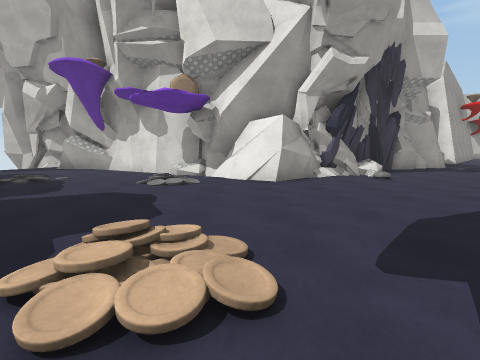
View 1 (above)

24 first-person views from a walk through a Unity game level. The camera is 1.5 m above the floor, tilts 6° down and sees 85° across. Doors are open. The floor is counted in squares, 2 m on a side. Each view is taken from the middle of a square. On the plan, view 1 faces up. The plan holds only what a view shows up to about 9 squares ahead; the rest is blank. The place goes on beyond the plan. The player is left out. Some surface patterns are stand-ins.

View 2
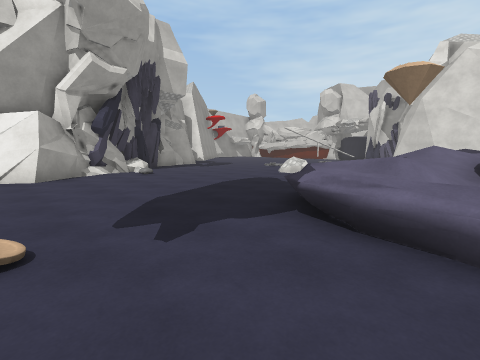

View 3
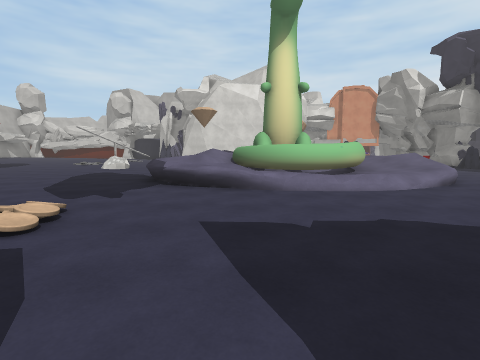

View 4
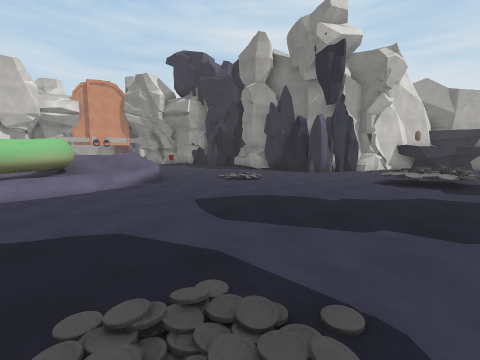

View 5
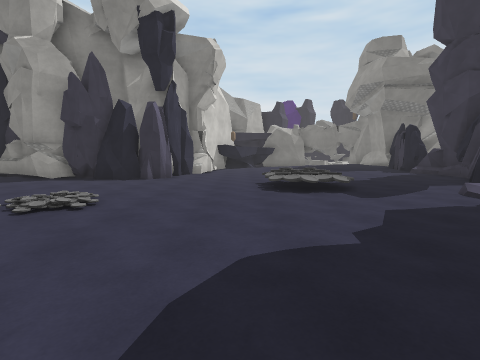

View 6
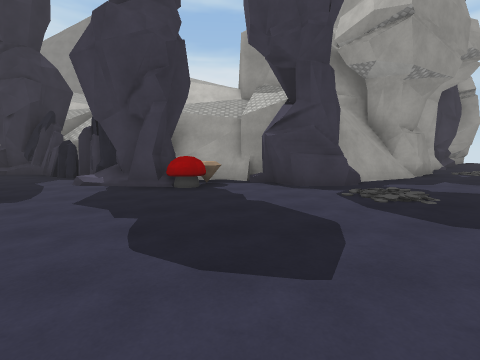

View 7
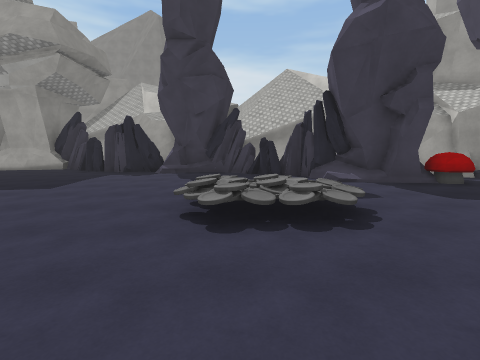

View 8
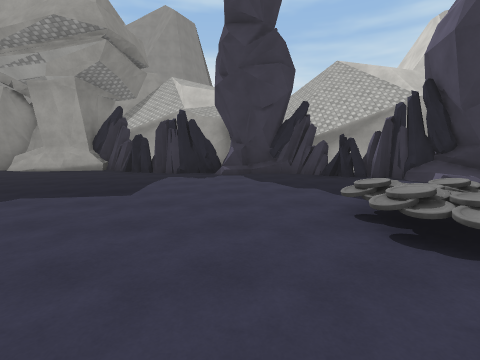

View 9
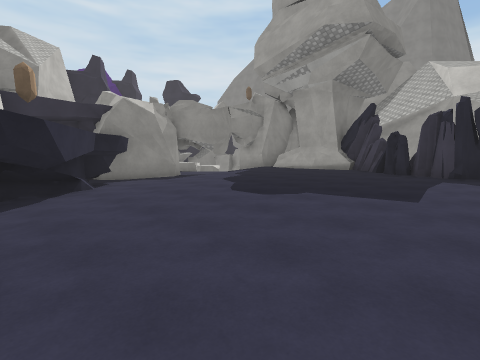

View 10
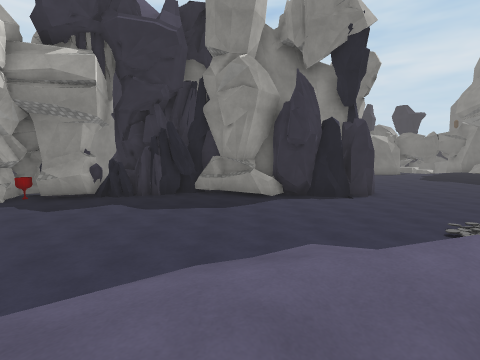

View 11
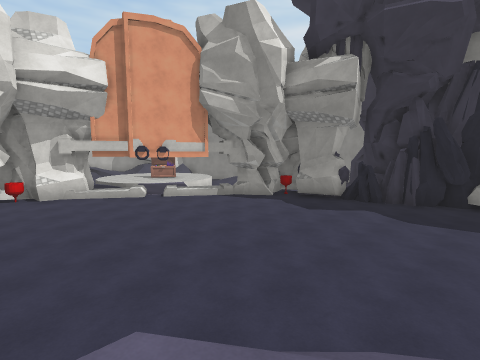

View 12
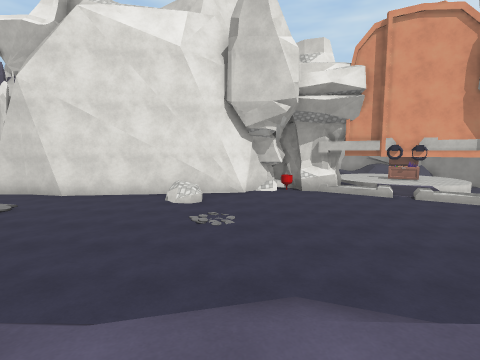

View 13
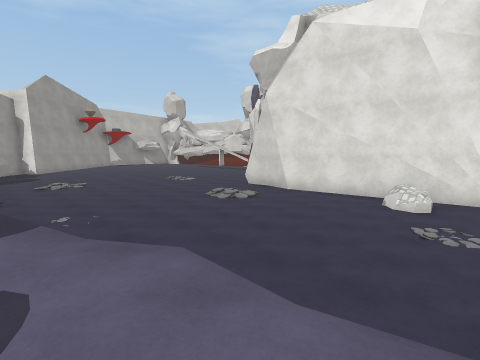

View 14
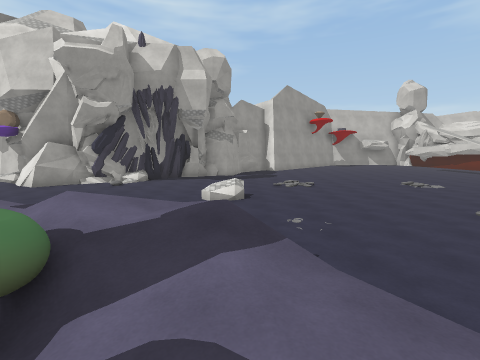

View 15
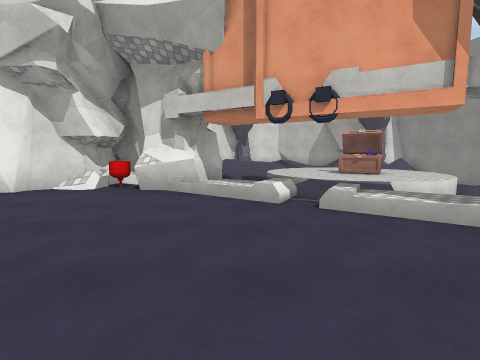

View 16
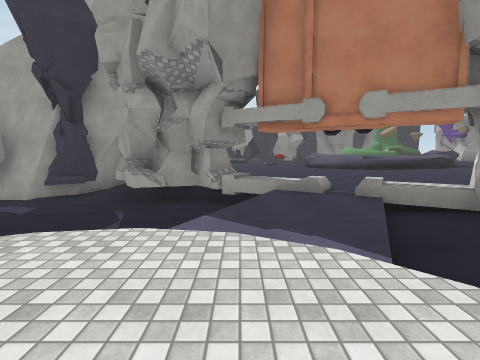

View 17
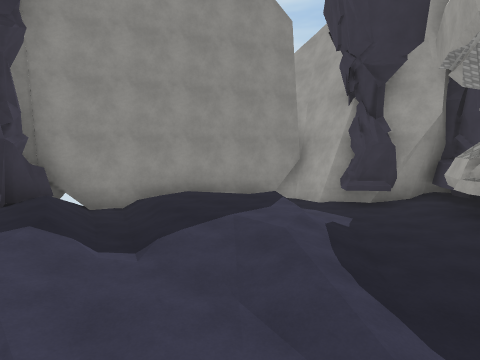

View 18
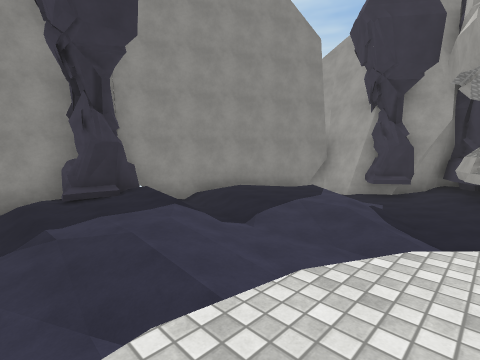

View 19
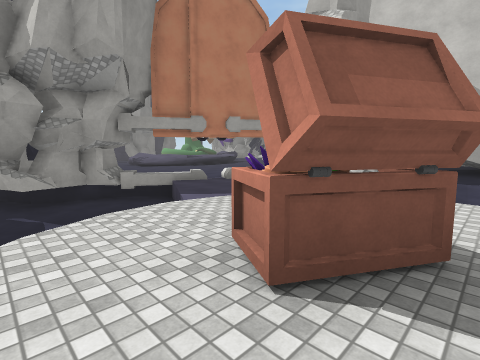

View 20
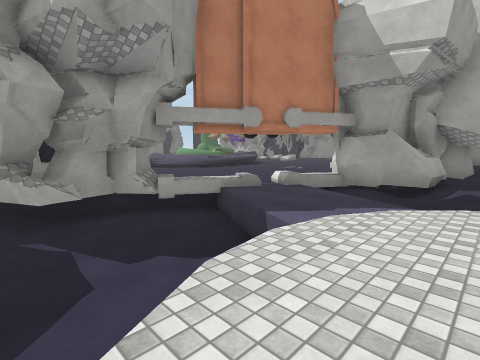

View 21
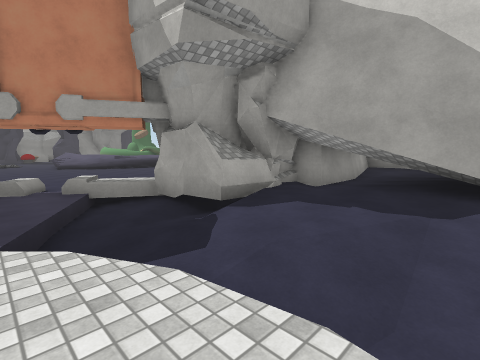

View 22
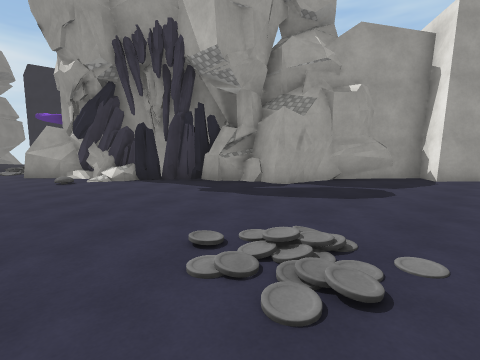

View 23
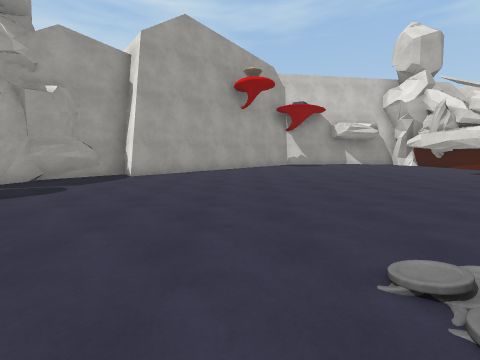

View 24
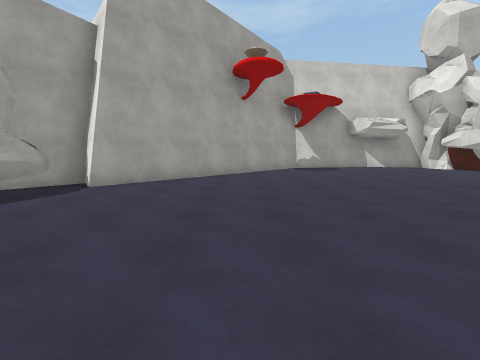

### Floor plan
Key: @ floor where view 1 was taken; # wall or solid block; . main floor; : floor 0.25 m higher than the main floor; - floor 0.25 m lower than the main floor; + floor 0.5 m higher than the main floor; _ floor 0.5 m lower than the main floor; * floor 0.75 m higher than the main floor; < floor 0.75 m lower than the main floor; ( floor 1 m lower than the main floor; % floor 1.25 m higher than the main floor; ! floor 1.25 m lower than the main floor; & floor 1.5 m higher than the main floor; $ floor 1.75 m higher than the main floor; / step, stairs or slope; = window, fence, low wall or low ledge; ^ raised ledge; O other object.
Columns run from 9 left of view 1 to 22 right of it. Each row starts with its distance up from view 1.
 16                       ##******OO
 15                      ##*******
 14                    ###********
 13                  ###**********
 12                  #***********
 11                  #***********
 10                OO***********
  9   +++ ###   #OO++**********
  8   :++++ ##  OO+++++++*****
  7     /+++/####++++++*+++++
  6     /:://+#+++++++//+++/+
  5     ::::+++++++++++++++++
  4      ::::::++++++O+++++++
  3       :::::::::++++++++++#
  2        ://:::::: :++++/++#
  1   :/:   //::///=  :::://+#
  0   #::: ::@::/$////:::::::#
 -1   ##:::::::=//^^//:::::::#  ##
 -2    ##::::::= =# ///:::::O## #
 -3     #.:/:::/ ##  //:::::::###
 -4     ##./.:::/##^ %/:::::::###
 -5     #......./////&/:::::::######
 -6    ##.......//////=:::::::O###++
 -7     ##......./=///.:::::::##^::/
 -8     ##................:::=#./://
 -9     O/.....//...........:///////
-10   #O//..................//::=:::
-11   #O...OO...............#<=:::::
-12   OO...O*---...........#<<<<::OO
-13   O..../O------.....OO #^<<<::O:
-14  ##.....----###^##O ####/(((/:::
-15  #O.....---      ######/((///(=
-16   O.....---        ###!!!///////
-17   O.....---          ##!/--/////
-18  O:.....---          #!/---/////
-19  O:.....---          #/ /--/////
-20  #:....---#          ###////////
-21  #:...---##            ###//##//
-22  O  ////###              #####/
-23  O    __#                    ###
-24 OO   OOO

Positions as (right, up) in squares from view 1, and headings:
1: (0, 0), facing up
2: (0, -1), facing up-right
3: (-3, -1), facing right
4: (-3, -3), facing down-right
5: (0, -5), facing down
6: (2, -6), facing left
7: (2, -12), facing left
8: (1, -14), facing left
9: (1, -15), facing down-left
10: (7, -5), facing down
11: (8, -5), facing down-right
12: (8, -4), facing right
13: (8, -4), facing up-right
14: (8, -3), facing up
15: (12, -8), facing right
16: (21, -11), facing left
17: (20, -14), facing down-left
18: (22, -14), facing down-left
19: (22, -14), facing up-left
20: (20, -14), facing up-left
21: (22, -10), facing up-left
22: (11, 5), facing up-left
23: (13, 5), facing up
24: (13, 7), facing up
